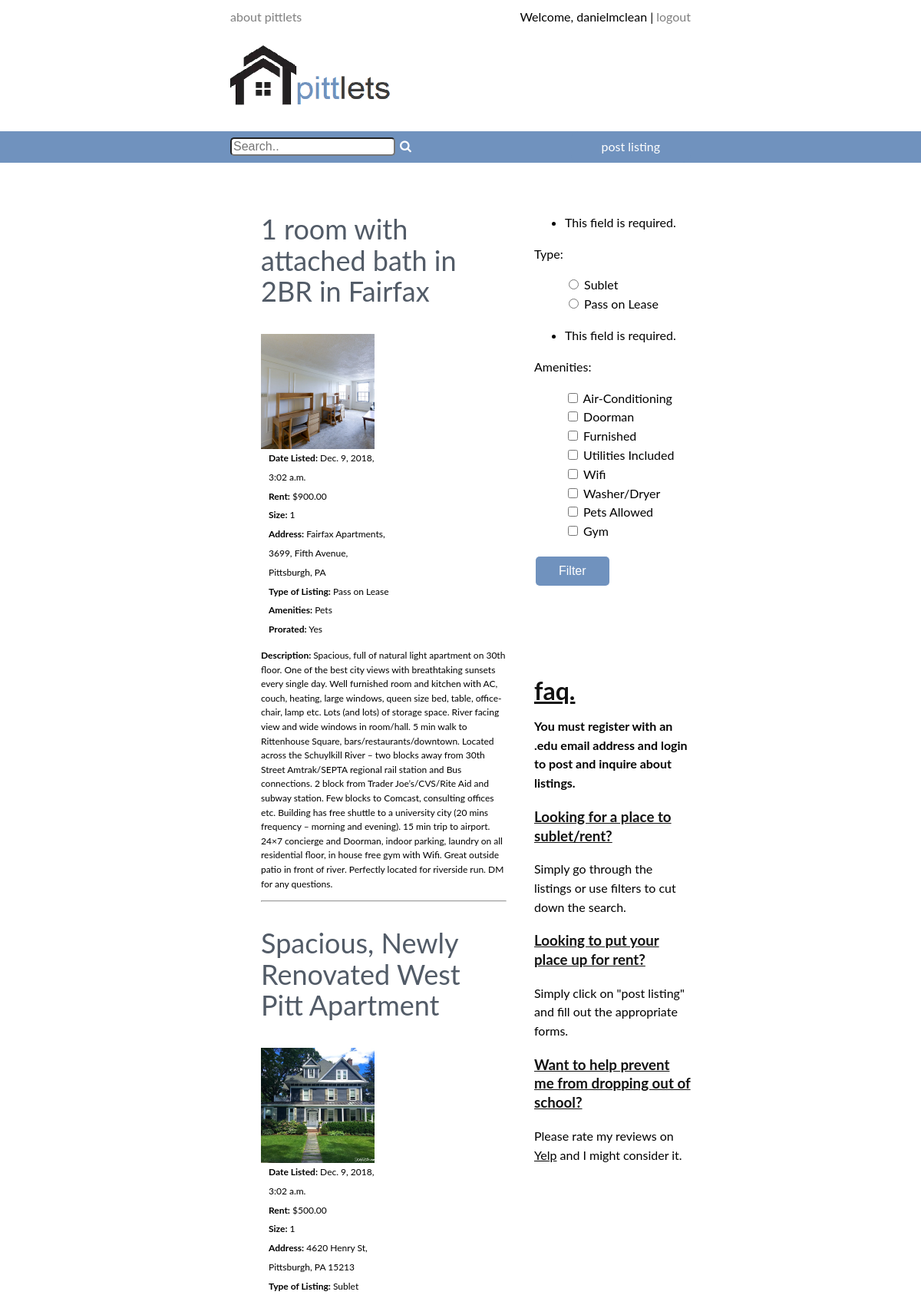
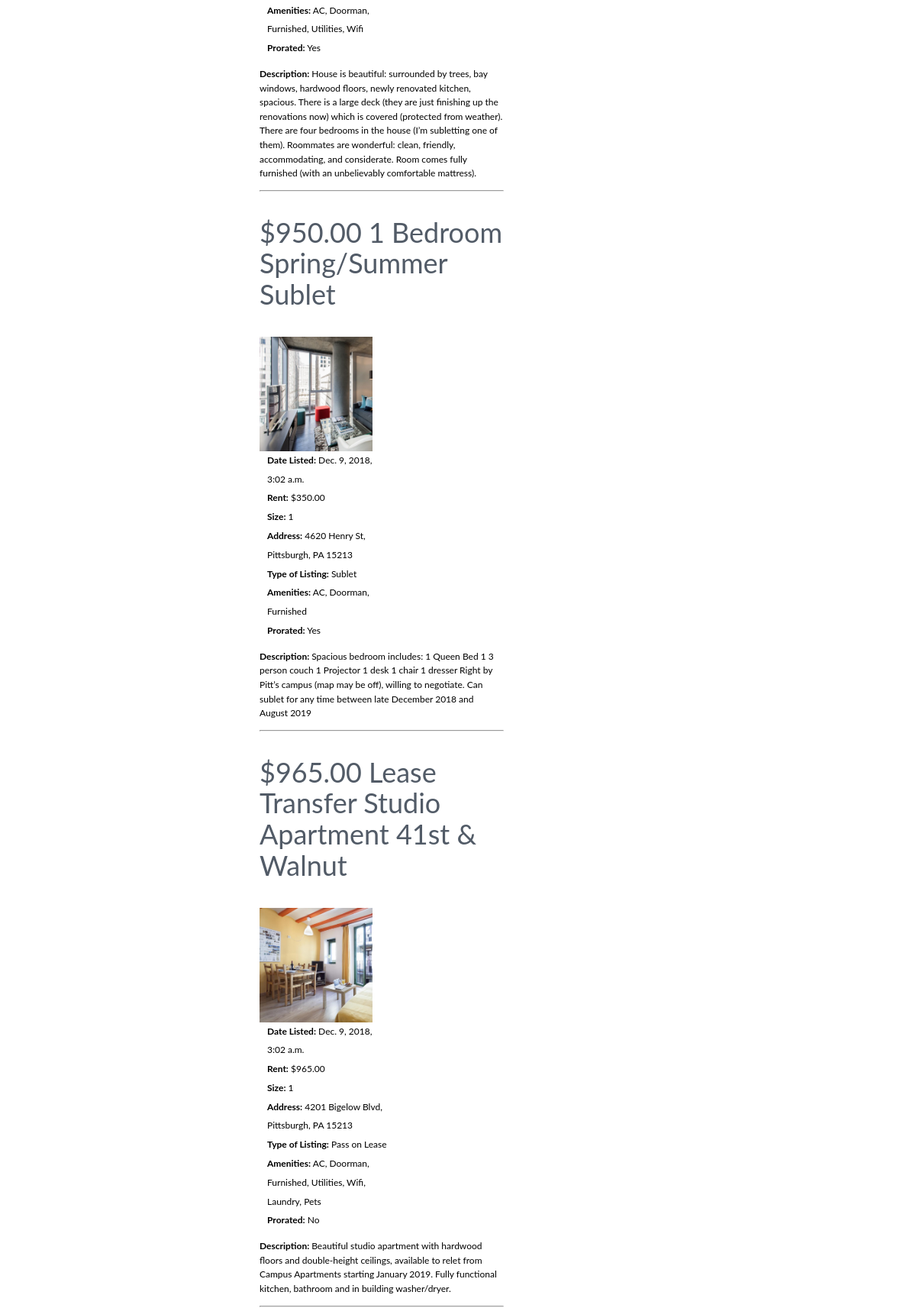
The page /search/ (signed in, upper part) on the database its author committed (2 pictures, top to bottom).
### app/models.py (models this page shows)
class Listing(models.Model):
    title = models.CharField(max_length = 200, default = '')
    pub_date = models.DateTimeField(default=datetime.now())
    description = models.TextField(max_length = 5000, default = '')
    size = models.IntegerField(default = 1)
    address = models.CharField(max_length = 80, default = '')
    price = models.DecimalField(max_digits=8, decimal_places=2)
    amenities = models.CharField(max_length=100, default='ac')
    prorated = models.BooleanField(default = False)
    type = models.CharField(max_length = 30, default = 'n/a')
    user = models.ForeignKey(settings.AUTH_USER_MODEL, on_delete=models.CASCADE)

class Image(models.Model):
    post = models.ForeignKey(Listing, on_delete=models.CASCADE, related_name='images', default = None)
    photo = models.ImageField(verbose_name = 'Image')

### app/views.py (the view)
# urls.py: path('search/', app.views.search, name = 'search'),
def search(request):
    if request.method == 'GET':
        form = filterForm(request.GET)
        amenities = []
        type = 'None'
        search_query = {}
        if form.is_valid():
            amenities = form.cleaned_data.get('amenities')
            type = form.cleaned_data.get('type') # ['doorman, 'furnished', 'pets']
            if amenities != []:
                search_query['amenities'] = amenities
            search_query['type'] = type
        else:
            query = request.GET.get('search_box', '')
            search_query['description'] = query
        all_listings = Listing.objects.order_by('-pub_date')
        if 'amenities' in search_query:
            for amenity in search_query['amenities']:
                all_listings = all_listings.filter(amenities__icontains=amenity)
        if 'type' in search_query:
            all_listings = all_listings.filter(type__icontains= search_query['type'])
        if 'description' in search_query:
            all_listings = Listing.objects.filter(description__icontains=search_query['description'])
        if request.user.is_authenticated:
            authenticated = True
        else:
            authenticated = False
        all_listings = all_listings.order_by('-pub_date')
        page = request.GET.get('page', 1)
        paginator = Paginator(all_listings, 5)
        try:
            listings = paginator.page(page)
        except PageNotAnInteger:
            listings = paginator.page(1)
        except EmptyPage:
            listings = paginator.page(paginator.num_pages)
        all_images = Image.objects.all()
        context = {'listings': listings, 'is_authenticated': authenticated,
                   'user': request.user, 'list_of_image_querysets': all_images, 'form':form}
    else:
        form = filterForm()
    return render(request, 'search.html', context)

### app/forms.py
class filterForm(forms.Form):
    typeChoice = [('Sublet', 'Sublet'), ('Pass on Lease', 'Pass on Lease')]
    type = forms.ChoiceField(choices=typeChoice, widget=forms.RadioSelect())
    amenities = forms.MultipleChoiceField(
        choices=[('AC', 'Air-Conditioning'), ('Doorman', 'Doorman'), ('Furnished', 'Furnished'),
                 ('Utilities', 'Utilities Included'), ('Wifi', 'Wifi'), ('Laundry', 'Washer/Dryer'),
                 ('Pets', 'Pets Allowed'), ('Gym', 'Gym')],  # this is optional
        widget=forms.CheckboxSelectMultiple(attrs={'class': 'new_form'}),
    )

### templates/search.html (shortened to what this page needs)
{% extends "./layout.html" %}
{% load static %}
{% block content %}
    <br>
    <div class="first-column" ;>
        <ul>
            {% for listing in listings %}
                <br>
                <div class = 'home_posting' style = 'display:inline'>
                    <a style = 'line-height: 40px; font-size: 36px; color:#273342;' href = {% url 'listing_post' listing.id %}> {{ listing.title }} </a>
                    <br><br>
                    <div style = 'font-size: 12px;'>
                        {% for image in list_of_image_querysets %}
                            {% if image.post == listing %}
                                <div class = 'listing_image_container'>
                                    <img id = 'small_img' class = "listing_image"; src = "../../media/{{ image.photo }}">
                                </div>
                            {% endif %}
                        {% endfor %}
                        <div style = 'display: inline-block; max-width: 50%; padding-left: 10px;'>
                            <b>Date Listed:</b> {{ listing.pub_date }} <br>
                            <b>Rent:</b> ${{ listing.price }} <br>
                            <b>Size:</b> {{ listing.size }} <br>
                            <b>Address:</b> {{ listing.address }} <br>
                            <b>Type of Listing:</b> {{ listing.type }} <br>
                            <b>Amenities:</b> {{ listing.amenities }} <br>
                            {% if listing.prorated is not False %}
                                <b>Prorated:</b> Yes
                            {%  else %}
                                <b>Prorated:</b> No
                            {%  endif %}
                        </div>
                        <p>
                            <b>Description: </b>
                            {{ listing.description }}
                        </p>
                    </div>
                </div>
                <hr>
            {% endfor %}
        </ul>
    </div>
    <div class="second-column" ;>
        <br>
        <form name = 'search_filter' type = 'get' action = "{% url 'search' %}">
            {{ form.as_p }}
            <button class = 'button' type="submit" value = "search">Filter</button>
        </form>
        <br>
        <br>
        <br>
        <br>
        <h1 style="text-decoration:underline; color:#121212;"> faq.</h1>
        <b>You must register with an .edu email address and login to post and inquire about listings. </b>
        <h3 style="text-decoration:underline; color:#121212;"> Looking for a place to sublet/rent?</h3>
        Simply go through the listings or use filters to cut down the search.
        <h3 style="text-decoration:underline; color:#121212;"> Looking to put your place up for rent?</h3>
        Simply click on "post listing" and fill out the appropriate forms.
        <h3 style="text-decoration:underline; color:#121212;"> Want to help prevent me from dropping out of school?</h3>
        Please rate my reviews on <a href = "https://www.yelp.com/user_details?userid=XCZm0RRjnvz54mZGP25_cg";>Yelp</a> and I might consider it.
    </div>
{% endblock content %}

### templates/layout.html (shortened to what this page needs)
{% load static %}
<!DOCTYPE html>
<html lang="en">
<head>
    <link rel="stylesheet" type="text/css" href="{% static 'css/main.css' %}">
    <link rel="stylesheet" href="https://cdnjs.cloudflare.com/ajax/libs/font-awesome/4.7.0/css/font-awesome.min.css">
</head>
<body>
    <div class = 'header'>
        <div class = 'header-top'>
            <div class = 'header-left'>
                <a href =  {% url 'about' %}>about pittlets</a>
            </div>
            <div class = 'header-right'>
                Welcome,
                {% if is_authenticated is True %}
                    {{ user.username }}
                    | <a href = {% url 'logout' %}>logout</a>
                {% else %}
                    Guest!
                    | <a href = {% url 'signup' %}>register</a>/<a href = {% url 'login' %}>login</a>
                {% endif %}
            </div>
            <br>
            <a style = "opacity: 1;" href = {% url 'home' %} >
                <img class = "centered_image" src = "{% static 'images/logo.png' %}"></img>
            </a>
        </div>
        <br>
        <div class = 'strip'>
            <div class = 'strip-content'>
                <div class = 'strip-content-left'>
                    <form name = 'search_form' type = 'get' action = "{% url 'search' %}">
                        <input name = 'search_box' class = 'search'; type="text" placeholder="Search..">
                        <button id = 'search_submit' type="submit"><i class="fa fa-search"></i></button>
                    </form>
                </div>
                <div class = 'strip-content-right'>
                    <a class = 'post' style = "opacity:1;" href= {% url 'post' %}>
                        post listing
                </div>
            </div>
        </div>
    </div>
    <div class = 'content'>
        {% block content %}
        {% endblock content %}
    </div>
<br><br><br><br><br><br><br><br><br><br><br><br><br><br><br><br><br><br><br><br><br><br><br><br><br><br><br><br><br><br><br><br><br><br><br><br><br><br><br><br><br><br><br><br><br><br><br><br><br>
</body>
</html>

### static/css/main.css (style rules this page uses)
html { font-weight: normal; }
.first-column { width: 60%; float: left; }
.second-column { width: 34%; float: right; }
.content { width: 50%; margin: auto; }
.post { color: white; float:right; background-color: #7092BE; border-radius: 10px; padding: 8px 40px; }
.search { font-size: 16px; float: left; margin-top: 8px; border-radius: 5px; display: inline-block; }
.strip button { background: #7092BE; color: white; margin-top: 10px; font-size: 16px; cursor: pointer; border-style: none; }
.strip { position: relative; background-color: #7092BE; width: 100%; height: 41px; }
.strip-content-left { float:left; }
.strip-content-right { float:right; }
.strip-content { width: 50%; margin: auto; max-width: 900px; }
.centered_image { width: 50%; opacity: 1; }
body { font-family: 'Lato', sans-serif; line-height: 1.55em; font-size: 16px; margin: 0; margin-top: 10px; }
p { line-height: 1.55em; }
a { color: black; }
.header { position: relative; color: black; font-size: 16px; font-family: 'Lato', sans-serif; overflow: hidden; }
.header-top { width: 50%; margin: auto; max-width: 900px; }
.header-left { float: left; }
.header-right { float: right; }
.header a { opacity: .5; text-decoration: none; }
.listing_image_container { min-width: 40%; max-width: 40%; min-height: 40%; max-height: 40%; overflow:hidden; display: inline-block; padding-right: 20px; vertical-align: top; padding-top: 10px; }
.listing_image { float:left; max-height: 150px; padding-right: 10px; overflow: hidden; display: inline-block; }
.home_posting a { opacity: 0.8; text-decoration: none; }

### templates/search.html (style rules this page uses)
#id_amenities { list-style-type: none !important; list-style: none !important; }
#id_type { list-style-type: none !important; list-style: none !important; }
.button { background-color: #7092BE; border: none; color: white; padding: 10px 30px; text-align: center; text-decoration: none; display: inline-block; font-size: 16px; margin: 4px 2px; cursor: pointer; border-radius: 5px; opacity: 1; }

### rows shown on the page
Listing: title "1 room with attached bath in 2BR in Fairfax", pub_date "Dec. 9, 2018, 3:02 a.m.", price "900.00", size "1", address "Fairfax Apartments, 3699, Fifth Avenue, Pittsburgh, PA", type "Pass on Lease", amenities "Pets", shows "Prorated:", prorated "Yes", description "Spacious, full of natural light apartment on 30th floor. One of the best city views with breathtaking sunsets every single day. Well furnished room and kitchen with AC, couch, heating, large windows, queen size bed, table, office-chair, lamp etc. Lots (and lots) of storage space. River facing view and wide windows in room/hall. 5 min walk to Rittenhouse Square, bars/restaurants/downtown. Located across the Schuylkill River – two blocks away from 30th Street Amtrak/SEPTA regional rail station and Bus connections. 2 block from Trader Joe’s/CVS/Rite Aid and subway station. Few blocks to Comcast, consulting offices etc. Building has free shuttle to a university city (20 mins frequency – morning…"
Image: photo (picture)
Listing: title "Spacious, Newly Renovated West Pitt Apartment", pub_date "Dec. 9, 2018, 3:02 a.m.", price "500.00", size "1", address "4620 Henry St, Pittsburgh, PA 15213", type "Sublet", amenities "AC, Doorman, Furnished, Utilities, Wifi", shows "Prorated:", prorated "Yes", description "House is beautiful: surrounded by trees, bay windows, hardwood floors, newly renovated kitchen, spacious. There is a large deck (they are just finishing up the renovations now) which is covered (protected from weather). There are four bedrooms in the house (I’m subletting one of them). Roommates are wonderful: clean, friendly, accommodating, and considerate. Room comes fully furnished (with an unbelievably comfortable mattress)."
Image: photo (picture)
Listing: title "$950.00 1 Bedroom Spring/Summer Sublet", pub_date "Dec. 9, 2018, 3:02 a.m.", price "350.00", size "1", address "4620 Henry St, Pittsburgh, PA 15213", type "Sublet", amenities "AC, Doorman, Furnished", shows "Prorated:", prorated "Yes", description "Spacious bedroom includes: 1 Queen Bed 1 3 person couch 1 Projector 1 desk 1 chair 1 dresser Right by Pitt’s campus (map may be off), willing to negotiate. Can sublet for any time between late December 2018 and August 2019"
Image: photo (picture)
Listing: title "$965.00 Lease Transfer Studio Apartment 41st & Walnut", pub_date "Dec. 9, 2018, 3:02 a.m.", price "965.00", size "1", address "4201 Bigelow Blvd, Pittsburgh, PA 15213", type "Pass on Lease", amenities "AC, Doorman, Furnished, Utilities, Wifi, Laundry, Pets", shows "Prorated:", prorated "No", description "Beautiful studio apartment with hardwood floors and double-height ceilings, available to relet from Campus Apartments starting January 2019. Fully functional kitchen, bathroom and in building washer/dryer."
Image: photo (picture)

### other values the page prints
{{ user.username }} "danielmclean"
